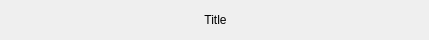
<?xml version="1.0" encoding="UTF-8"?>
<ui version="4.0">
 <class>TitleBar</class>
 <widget class="QWidget" name="TitleBar">
  <property name="geometry">
   <rect>
    <x>0</x>
    <y>0</y>
    <width>429</width>
    <height>40</height>
   </rect>
  </property>
  <property name="windowTitle">
   <string>Form</string>
  </property>
  <widget class="QLabel" name="title">
   <property name="geometry">
    <rect>
     <x>70</x>
     <y>-1</y>
     <width>291</width>
     <height>41</height>
    </rect>
   </property>
   <property name="text">
    <string>Title</string>
   </property>
   <property name="alignment">
    <set>Qt::AlignCenter</set>
   </property>
  </widget>
  <widget class="StyledButton" name="btnBack" native="true">
   <property name="geometry">
    <rect>
     <x>0</x>
     <y>0</y>
     <width>61</width>
     <height>40</height>
    </rect>
   </property>
  </widget>
  <widget class="StyledButton" name="btnCustom" native="true">
   <property name="geometry">
    <rect>
     <x>370</x>
     <y>0</y>
     <width>61</width>
     <height>40</height>
    </rect>
   </property>
  </widget>
 </widget>
 <customwidgets>
  <customwidget>
   <class>StyledButton</class>
   <extends>QWidget</extends>
   <header>StyledButton.h</header>
   <container>1</container>
  </customwidget>
 </customwidgets>
 <resources/>
 <connections/>
</ui>
